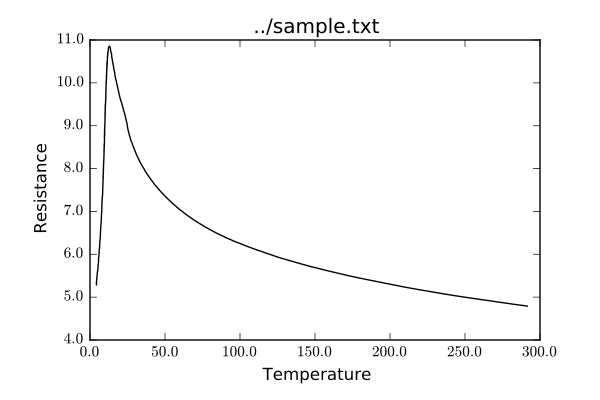

Reproduce this figure in Python.
from Stoner import Data
from Stoner.PlotFormats import DefaultPlotStyle

d=Data("../sample.txt",setas="xy",template=DefaultPlotStyle)
d.plot()
